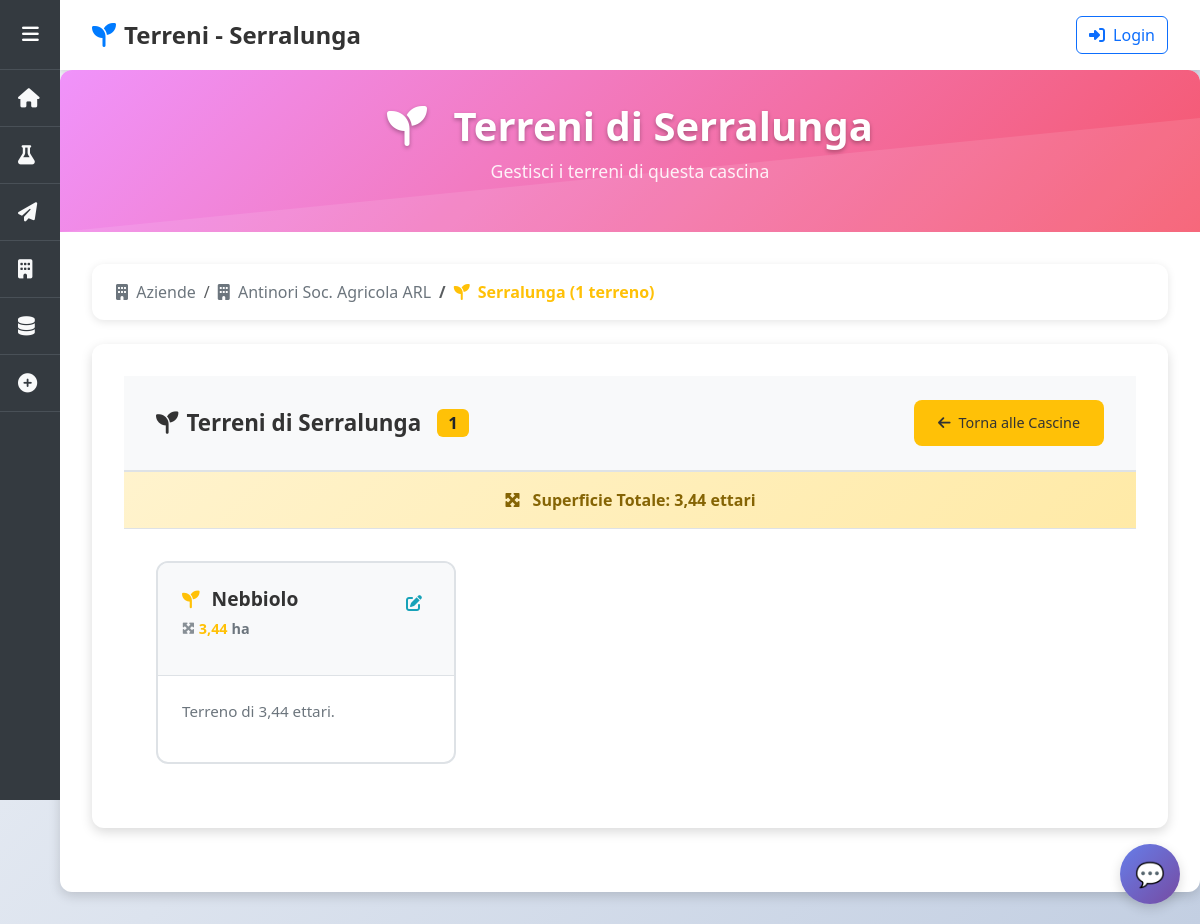
/aziende/cascine/1/terreni/, run on the app's committed database.
### domenico/models.py (models this page shows, shortened)
class Cascina(models.Model):
    nome = models.CharField(max_length=200)
    cliente = models.ForeignKey(Cliente, on_delete=models.CASCADE, related_name='cascine')
    contoterzista = models.ForeignKey(
        Contoterzista,
        on_delete=models.SET_NULL,
        null=True,
        blank=True,
        related_name='cascine',
        help_text="Contoterzista responsabile per questa cascina (opzionale)"
    )

class Cliente(models.Model):
    nome = models.CharField(max_length=200)
    creato_il = models.DateTimeField(auto_now_add=True)

class Terreno(models.Model):
    nome = models.CharField(max_length=200)
    cascina = models.ForeignKey(Cascina, on_delete=models.CASCADE, related_name='terreni')
    superficie = models.DecimalField(
        max_digits=10,
        decimal_places=2,
        validators=[MinValueValidator(0.01)],
        help_text="Superficie in ettari"
    )
    class Meta:
        verbose_name = "Terreno"
        verbose_name_plural = "Terreni"

### domenico/views.py (the view)
# urls.py: path('aziende/cascine/<int:cascina_id>/terreni/', views.aziende_terreni, name='aziende_terreni'),
def aziende_terreni(request, cascina_id):
    from django.db.models import Q
    from django.db.models.functions import Lower
    search_query = request.GET.get('search', '').strip()
    cascina = get_object_or_404(
        Cascina.objects.select_related('cliente', 'contoterzista'),
        id=cascina_id
    )
    terreni = cascina.terreni.all()
    if search_query:
        terreni = terreni.filter(
            Q(nome__icontains=search_query) |
            Q(coltura__icontains=search_query)
        )
    terreni = terreni.order_by(Lower('nome'))
    context = {
        'cascina': cascina,
        'cliente': cascina.cliente,
        'terreni': terreni,
        'search_query': search_query,
        'total_count': terreni.count(),
        'breadcrumb_level': 'terreni'
    }
    return render(request, 'aziende_terreni.html', context)

### domenico/templatetags/aziende_extras.py (called while the page is built, shortened)
@register.filter
def total_superficie(items):
    total = 0.0
    if not items:
        return 0.0
    if hasattr(items, 'all'):  # QuerySet
        for item in items.all():
            if hasattr(item, 'superficie'):
                total += float(item.superficie or 0)
    return round(total, 2)

### domenico/templates/aziende_terreni.html (shortened to what this page needs)
{% extends 'base.html' %}
{% load aziende_extras %}
{% block page_title %}Terreni - {{ cascina.nome }}{% endblock %}
{% block page_icon %}<i class="fas fa-seedling"></i>{% endblock %}
{% block content %}
<div class="page-header">
    <div class="page-header-content">
        <h1>
            <i class="fas fa-seedling me-3"></i>
            Terreni di {{ cascina.nome }}
        </h1>
        <p>Gestisci i terreni di questa cascina</p>
    </div>
</div>
<div class="breadcrumb-container">
    <nav aria-label="breadcrumb">
        <ol class="breadcrumb">
            <li class="breadcrumb-item">
                <a href="{% url 'aziende' %}">
                    <i class="fas fa-building me-1"></i>
                    Aziende
                </a>
            </li>
            <li class="breadcrumb-item">
                <a href="{% url 'aziende_cascine' cliente.id %}">
                    <i class="fas fa-building me-1"></i>
                    {{ cliente.nome }}
                </a>
            </li>
            <li class="breadcrumb-item active">
                <i class="fas fa-seedling me-1"></i>
                {{ cascina.nome }} ({{ terreni|length }} terren{{ terreni|length|pluralize:"o,i" }})
            </li>
        </ol>
    </nav>
</div>
<div class="content-area">
    <div class="content-header">
        <h2 class="content-title">
            <i class="fas fa-seedling"></i>
            Terreni di {{ cascina.nome }}
            <span class="badge bg-warning text-dark ms-2">{{ terreni|length }}</span>
        </h2>
        <a href="{% url 'aziende_cascine' cliente.id %}" class="back-button">
            <i class="fas fa-arrow-left"></i>
            Torna alle Cascine
        </a>
    </div>
    {% if terreni %}
    <div class="superficie-summary">
        <i class="fas fa-expand-arrows-alt me-2"></i>
        Superficie Totale: {{ terreni|total_superficie }} ettari
    </div>
    {% endif %}
    <div class="items-grid">
        {% for terreno in terreni %}
        <div class="item-card">
            <div class="item-header">
                <div class="item-title">
                    <div class="item-title-content">
                        <div class="item-title-text">
                            <i class="fas fa-seedling item-icon"></i>
                            <span>{{ terreno.nome }}</span>
                        </div>
                        <div class="item-stats">
                            <div class="stat-item">
                                <i class="fas fa-expand-arrows-alt stat-icon"></i>
                                <span class="stat-value">{{ terreno.superficie|floatformat:2 }}</span> ha
                            </div>
                        </div>
                    </div>
                    <i class="fas fa-edit edit-icon" onclick="editItem(event, {{ terreno.id }}, 'terreno', '{{ terreno.nome|escapejs }}', {{ terreno.superficie }})" title="Modifica terreno"></i>
                </div>
            </div>
            <div class="item-content">
                <div class="item-description">
                    Terreno di {{ terreno.superficie|floatformat:2 }} ettari{% if terreno.coltura %} coltivato a {{ terreno.coltura }}{% endif %}.
                </div>
            </div>
        </div>
        {% empty %}
        <div class="empty-state">
            <i class="fas fa-seedling"></i>
            <h4>Nessun Terreno Trovato</h4>
            <p>La cascina "{{ cascina.nome }}" non ha ancora terreni associati.</p>
        </div>
        {% endfor %}
    </div>
</div>
{% endblock %}

### domenico/templates/base.html (style rules this page uses)
:root { --sidebar-width: 60px; --sidebar-expanded-width: 200px; --sidebar-bg: #343a40; --sidebar-hover: #495057; --primary-color: #007bff; }
body { background-color: #f8f9fa; font-family: 'Segoe UI', Tahoma, Geneva, Verdana, sans-serif; }
.page-title i { margin-right: 0.5rem; color: var(--primary-color); }
.content-area { padding: 2rem; }

### domenico/templates/aziende_terreni.html (style rules this page uses)
:root { --primary-color: #007bff; --success-color: #28a745; --warning-color: #ffc107; --info-color: #17a2b8; --danger-color: #dc3545; --light-bg: #f8f9fa; --border-color: #dee2e6; --shadow: 0 2px 8px rgba(0,0,0,0.1); --shadow-lg: 0 4px 12px rgba(0,0,0,0.15); --border-radius: 12px; --gradient-primary: linear-gradient(135deg, #667eea 0%, #764ba2 100%); --gradient-success: linear-gradient(135deg, #11998e 0%, #38ef7d 100%); --gradient-warning: linear-gradient(135deg, #f093fb 0%, #f5576c 100%); }
body { background: linear-gradient(135deg, #f5f7fa 0%, #c3cfe2 100%); min-height: 100vh; }
.page-header { background: var(--gradient-warning); color: white; padding: 2rem 0; margin: -2rem -2rem 2rem -2rem; text-align: center; position: relative; overflow: hidden; }
.page-header::before { content: ''; position: absolute; top: 0; left: 0; right: 0; bottom: 0; background-size: cover; }
.page-header-content { position: relative; z-index: 2; }
.page-header h1 { font-size: 2.5rem; font-weight: 700; margin-bottom: 0.5rem; text-shadow: 0 2px 4px rgba(0,0,0,0.3); }
.page-header p { font-size: 1.1rem; opacity: 0.9; font-weight: 300; }
.breadcrumb-container { background: white; padding: 1rem 1.5rem; border-radius: var(--border-radius); box-shadow: var(--shadow); margin-bottom: 1.5rem; }
.breadcrumb { margin: 0; background: none; padding: 0; font-size: 1rem; }
.breadcrumb-item { font-weight: 500; }
.breadcrumb-item.active { color: var(--warning-color); font-weight: 600; }
.breadcrumb-item a { color: #6c757d; text-decoration: none; transition: color 0.3s ease; }
.content-area { background: white; border-radius: var(--border-radius); box-shadow: var(--shadow-lg); overflow: hidden; margin-bottom: 2rem; }
.content-header { background: var(--light-bg); padding: 1.5rem 2rem; border-bottom: 2px solid var(--border-color); display: flex; justify-content: space-between; align-items: center; }
.content-title { font-size: 1.4rem; font-weight: 600; color: #333; margin: 0; display: flex; align-items: center; gap: 0.5rem; }
.back-button { background: var(--warning-color); color: #333; border: none; padding: 0.75rem 1.5rem; border-radius: 8px; font-size: 0.9rem; font-weight: 500; transition: all 0.3s ease; text-decoration: none; display: inline-flex; align-items: center; gap: 0.5rem; }
.items-grid { display: grid; grid-template-columns: repeat(auto-fill, minmax(300px, 1fr)); gap: 1.5rem; padding: 2rem; }
.item-card { background: white; border: 2px solid var(--border-color); border-radius: var(--border-radius); transition: all 0.3s ease; position: relative; overflow: hidden; min-height: 180px; display: flex; flex-direction: column; }
.item-header { background: var(--light-bg); padding: 1.5rem; border-bottom: 1px solid var(--border-color); flex-shrink: 0; }
.item-title { font-size: 1.2rem; font-weight: 600; color: #333; margin-bottom: 0.75rem; display: flex; justify-content: space-between; align-items: flex-start; line-height: 1.3; }
.item-title-content { flex: 1; min-width: 0; }
.item-title-text { display: flex; align-items: center; gap: 0.75rem; }
.item-icon { color: var(--warning-color); font-size: 1.1rem; }
.edit-icon { color: var(--info-color); font-size: 1rem; cursor: pointer; padding: 0.5rem; border-radius: 6px; transition: all 0.3s ease; flex-shrink: 0; margin-left: 0.5rem; }
.item-stats { display: flex; flex-wrap: wrap; gap: 1rem; margin-top: 0.5rem; }
.stat-item { font-size: 0.9rem; color: #6c757d; display: flex; align-items: center; gap: 0.25rem; }
.stat-value { font-weight: 600; color: var(--warning-color); }
.stat-icon { font-size: 0.8rem; opacity: 0.8; }
.item-content { padding: 1.5rem; flex: 1; display: flex; flex-direction: column; justify-content: space-between; }
.item-description { color: #6c757d; font-size: 0.95rem; line-height: 1.5; margin-bottom: 1rem; }
.superficie-summary { background: linear-gradient(135deg, #fff3cd 0%, #ffeaa7 100%); padding: 1rem 2rem; text-align: center; font-weight: 600; color: #856404; border-bottom: 1px solid var(--border-color); }

### data on the page
Cascina: nome "Serralunga"
Cliente: nome "Antinori Soc. Agricola ARL"
Terreno: cascina+superficie "3,44", nome "Nebbiolo", superficie "3,44"

### other printed values
{{ terreni|length }} "1"
